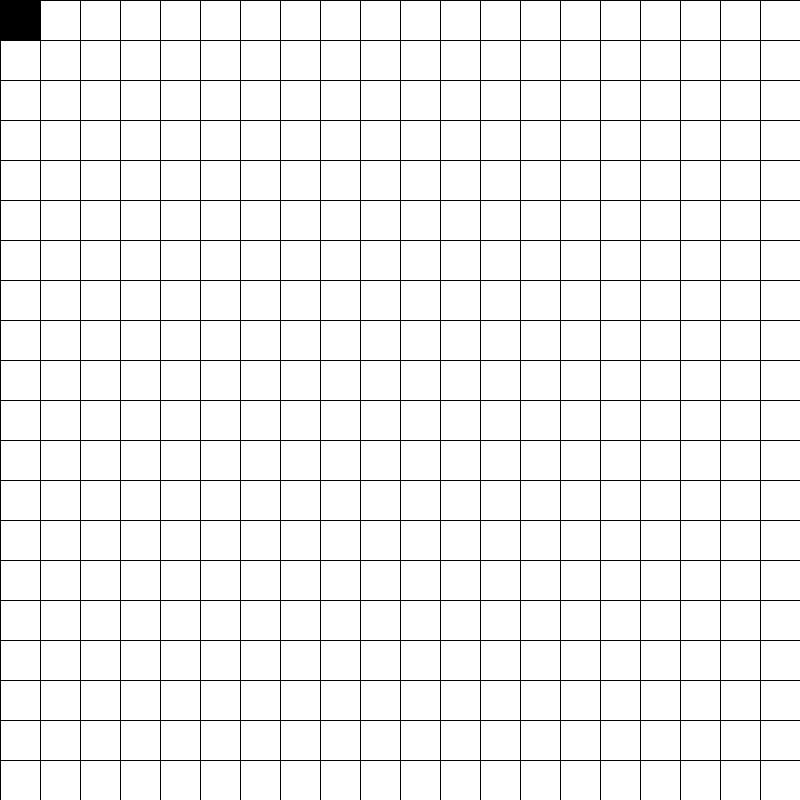
Frame 1 (no input)
Frame 60 (the mouse pressed at the canvas centre just before this capture): identical to frame 1, image omitted
Frame 120 (the mouse held since frame 60 and released just before this capture): identical to frame 1, image omitted

The Processing sketch that drew this single still picture (run headless with seeded random() and noise(); from frame 60 on, the mouse is pressed at the canvas centre):

// Processing sketch: main
// ── main.pde
int rectSize = 40;
int xLimit = 20;
int yLimit = 20;

int xCoord = 0;
int yCoord = 0;
int xCoordAnt = 0;
int yCoordAnt = 0;


void setup() {
  size(800,800);
  
  fill(255);
  for (int i = 0; i < yLimit; i++) {
   for (int j = 0; j < xLimit; j++) {
    rect (rectSize*j,rectSize*i,rectSize,rectSize);
   }
  }

  // llena cuadrados negros
  fill(0);
  rect (rectSize*xCoord,rectSize*yCoord,rectSize,rectSize);
}

void draw() {

}


void keyPressed() {
  if (key == CODED) {
    xCoordAnt=xCoord;
    yCoordAnt=yCoord;
    
    switch(keyCode) {
      case LEFT:
        if (xCoord > 0) {
          xCoord--;
        }
        break;
      case RIGHT:
        if (xCoord < xLimit - 1) {
          xCoord++;
        }
        break;
      case UP:
        if (yCoord > 0) {
          yCoord--;
        }
        break;
      case DOWN:
        if (yCoord < yLimit - 1) {
          yCoord++;
        }
        break;
    }

    // Llena cuadrados blancos. Limpia posicion anterior
    fill(255);
    rect (rectSize*xCoordAnt,rectSize*yCoordAnt,rectSize,rectSize);
    
    // llena cuadrados negros
    fill(0);
    rect (rectSize*xCoord,rectSize*yCoord,rectSize,rectSize);
 }

 System.out.println("(X:"+xCoord+",Y:"+yCoord+")");
 System.out.println("(X:"+xCoordAnt+",Y:"+yCoordAnt+") (anterior)");
}
